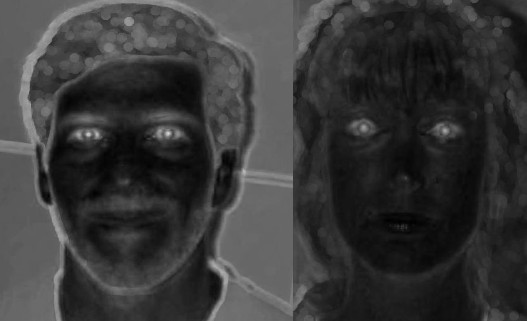
%> input picture img/eyemaps.jpg, 527 x 321 px
$ octave --eval "result = eyeMapL(imread('img/eyemaps.jpg'));"   (GNU Octave 9; MATLAB toolbox functions it lacks are replaced by stand-ins)
%> lines starting %> are read from the running program, lines starting %| are printed output that depends on the picture
function eyeMapLuminance = eyeMapL(image)
%EYEMASKL Using the fact that eyes usually contains both dark and bright
% pixels in the luma component, we use this to emphazise these pixels
% around eye regions using morphological operations

ycbcr_image = rgb2ycbcr(image);
%> ycbcr_image: size 321x527x3 uint8; mean of channels 1, 2, 3 64.2, 128, 128
Y = im2double(ycbcr_image(:,:,1)); %Get the luminance channel

%% Morphological operations

diskSize = 8;
kernel = strel('disk', diskSize);
dilation = imdilate(Y, kernel);
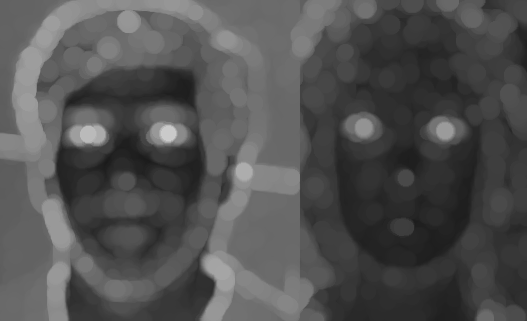
%> dilation: size 321x527 double; min 0.102, max 0.792, mean 0.318
erosion = imerode(Y, kernel);
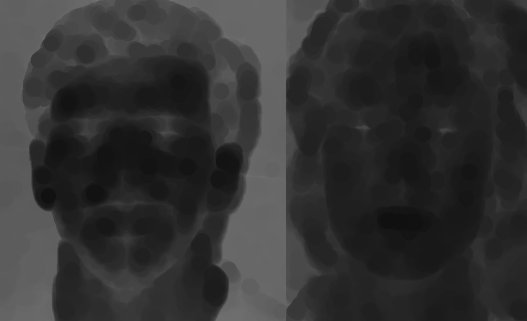
%> erosion: size 321x527 double; min 0.0627, max 0.447, mean 0.198
eyeMap = dilation ./ (erosion+1);
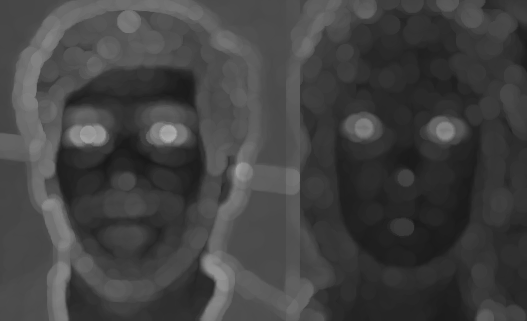
%> eyeMap: size 321x527 double; min 0.0949, max 0.678, mean 0.261

eyeMapLuminance = eyeMap;
end

$ run again, on img/mreig.jpg
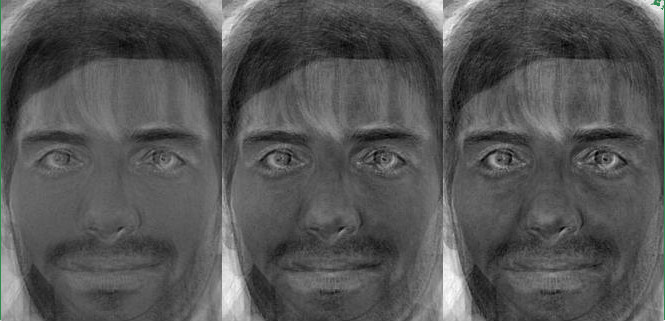
%> input picture img/mreig.jpg, 665 x 321 px
%> ycbcr_image: size 321x665x3 uint8; mean of channels 1, 2, 3 88.9, 128, 127.9
%> in eyeMapL, `dilation = imdilate(Y, kernel);`:
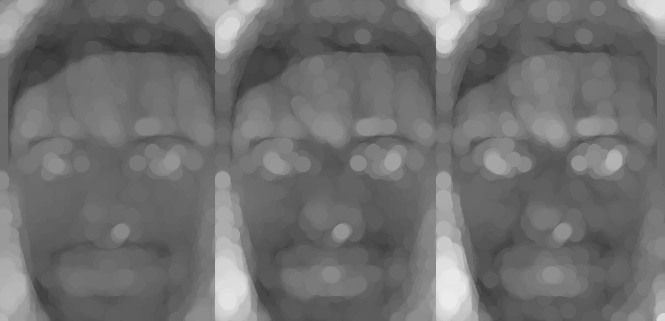
%> dilation: size 321x665 double; min 0.196, max 0.922, mean 0.438
%> in eyeMapL, `eyeMap = dilation ./ (erosion+1);`:
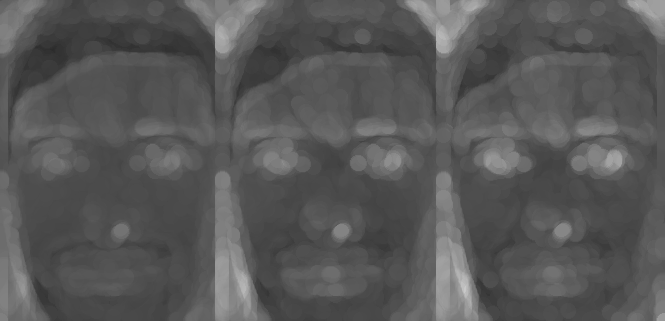
%> eyeMap: size 321x665 double; min 0.172, max 0.786, mean 0.346
